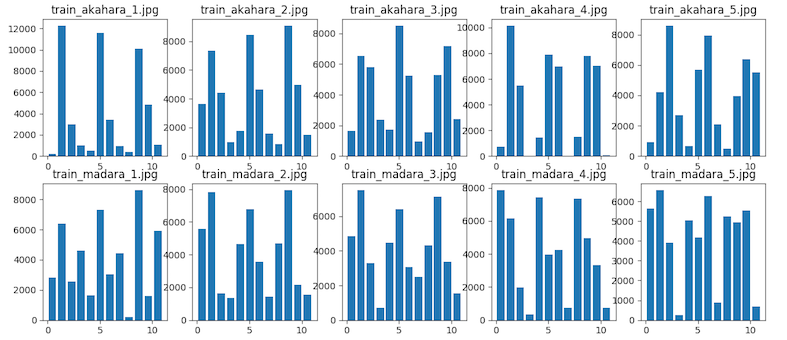

Here is the Python script that generated this plot:
import cv2
import numpy as np
import matplotlib.pyplot as plt
from glob import glob

## Dicrease color
def dic_color(img):
    img //= 63
    img = img * 64 + 32
    return img

## Database
train = glob("dataset/train_*")
train.sort()

db = np.zeros((len(train), 13), dtype=np.int32)

for i, path in enumerate(train):
    img = dic_color(cv2.imread(path))
    ## histogram
    for j in range(4):
        db[i, j] = len(np.where(img[..., 0] == (64 * j + 32))[0])
        db[i, j+4] = len(np.where(img[..., 1] == (64 * j + 32))[0])
        db[i, j+8] = len(np.where(img[..., 2] == (64 * j + 32))[0])

    ## class
    if 'akahara' in path:
        cls = 0
    elif 'madara' in path:
        cls = 1
    db[i, -1] = cls

    img_h = img.copy() // 64
    img_h[..., 1] += 4
    img_h[..., 2] += 8
    plt.subplot(2, 5, i+1)
    plt.hist(img_h.ravel(), bins=12, rwidth=0.8)
    plt.title(path)

print(db)
plt.show()
